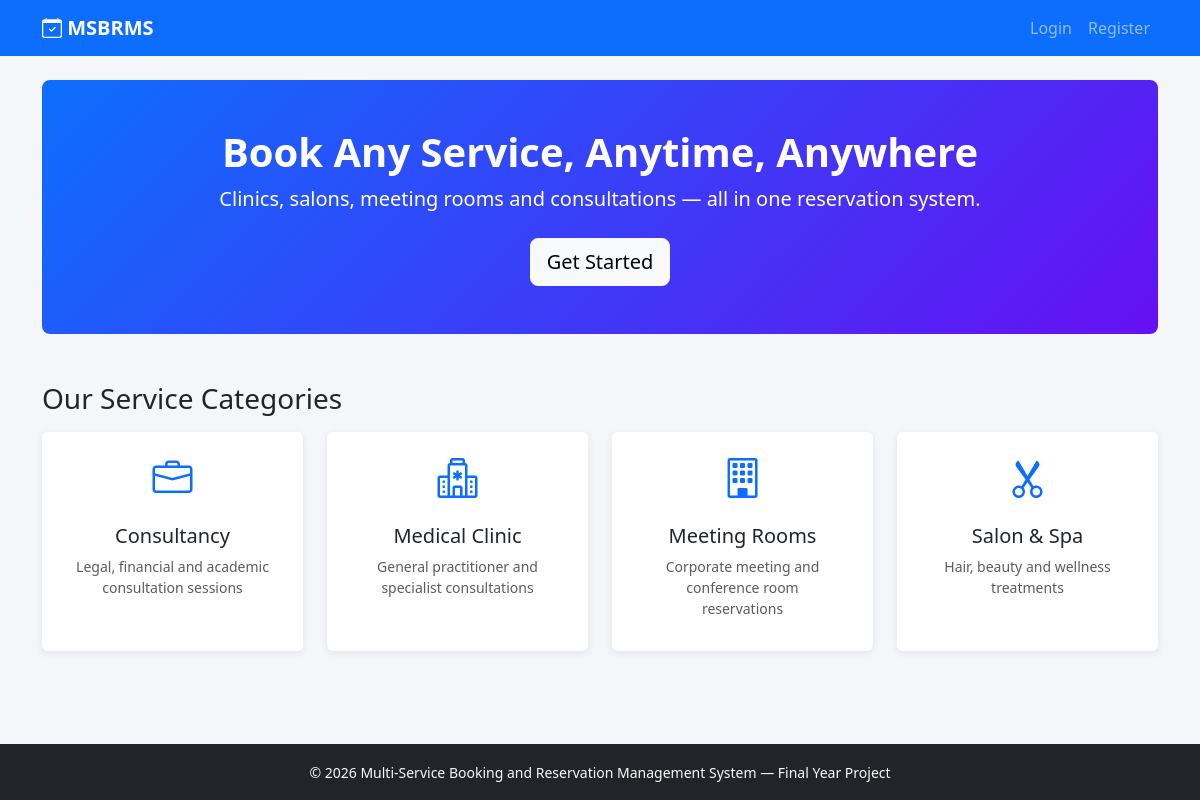
The page / on the database its author committed.
### tables this page shows
CREATE TABLE service_categories (
    category_id INT AUTO_INCREMENT PRIMARY KEY,
    category_name VARCHAR(100) NOT NULL,
    description TEXT,
    icon VARCHAR(50) DEFAULT 'bi-calendar',
    created_at DATETIME DEFAULT CURRENT_TIMESTAMP
);

### includes/auth.php (called while the page is built, shortened)
<?php
function isLoggedIn() {
    return isset($_SESSION['user_id']);
}
function e($str) {
    return htmlspecialchars($str ?? '', ENT_QUOTES, 'UTF-8');
}

### models/Service.php (called while the page is built, shortened)
<?php
class Service
{
    public static function allCategories()
    {
        $db = getDB();
        return $db->query("SELECT * FROM service_categories ORDER BY category_name")->fetchAll();
    }
}

### index.php (the view, shortened to what this page needs)
<?php
require_once __DIR__ . '/includes/auth.php';
require_once __DIR__ . '/models/Service.php';
$categories = Service::allCategories();
include __DIR__ . '/views/layouts/header.php';
?>
<div class="hero text-center mb-5">
  <h1 class="fw-bold">Book Any Service, Anytime, Anywhere</h1>
  <p class="lead">Clinics, salons, meeting rooms and consultations — all in one reservation system.</p>
  <?php if (!isLoggedIn()): ?>
    <a href="/register.php" class="btn btn-light btn-lg mt-2">Get Started</a>
  <?php else: ?>
    <a href="/customer/browse.php" class="btn btn-light btn-lg mt-2">Browse Services</a>
  <?php endif; ?>
</div>
<h3 class="mb-3">Our Service Categories</h3>
<div class="row g-4">
<?php foreach ($categories as $cat): ?>
  <div class="col-md-3 col-sm-6">
    <div class="card card-service h-100 text-center p-3">
      <i class="bi <?= e($cat['icon']) ?> fs-1 text-primary"></i>
      <div class="card-body">
        <h5 class="card-title"><?= e($cat['category_name']) ?></h5>
        <p class="card-text small text-muted"><?= e($cat['description']) ?></p>
      </div>
    </div>
  </div>
<?php endforeach; ?>
</div>
<?php include __DIR__ . '/views/layouts/footer.php'; ?>

### public/css/style.css (style rules this page uses)
body { background-color: #f4f6f9; display: flex; flex-direction: column; min-height: 100vh; }
.card-service { transition: transform .15s ease; border: none; box-shadow: 0 2px 8px rgba(0,0,0,.08); }
.hero { background: linear-gradient(135deg,#0d6efd,#6610f2); color:#fff; border-radius: .5rem; padding: 3rem 2rem; }

### rows shown on the page
service_categories: category_name "Consultancy", description "Legal, financial and academic consultation sessions"
service_categories: category_name "Medical Clinic", description "General practitioner and specialist consultations"
service_categories: category_name "Meeting Rooms", description "Corporate meeting and conference room reservations"
service_categories: category_name "Salon & Spa", description "Hair, beauty and wellness treatments"
